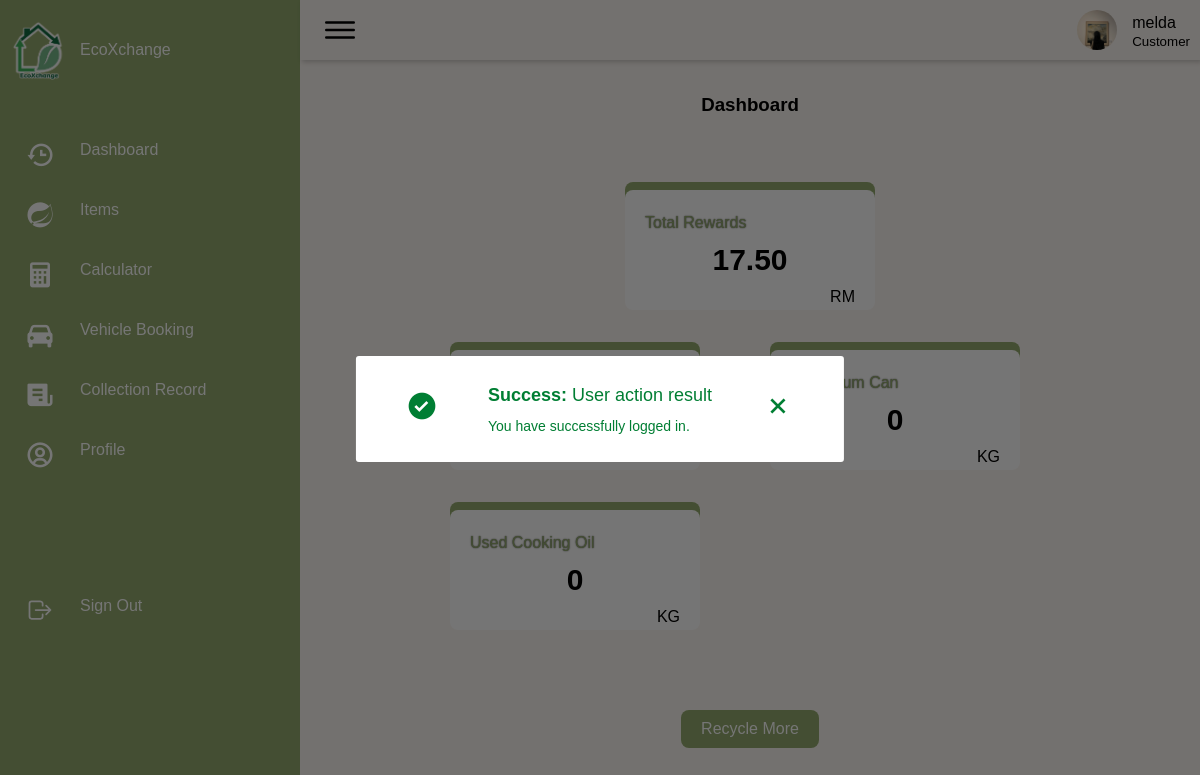
The app's page /EcoXchange/pages/dashboard-2.php?action=loginsuccess (signed in) with its own data.
### tables this page shows
CREATE TABLE `customer` (
  `cust_ID` varchar(10) NOT NULL,
  `cust_username` varchar(20) NOT NULL,
  `cust_password` varchar(128) NOT NULL,
  `cust_first_name` varchar(30) DEFAULT NULL,
  `cust_last_name` varchar(30) DEFAULT NULL,
  `cust_contact_no` varchar(12) DEFAULT NULL,
  `cust_email` varchar(30) NOT NULL,
  `cust_pict` varchar(255) NOT NULL,
  `bank_id` varchar(10) DEFAULT NULL
);

### EcoXchange/includes/fetchUserData.php (called while the page is built, shortened)
<?php
include("dbconn.php");
$username = $_SESSION['username'];
$role = $_SESSION['role'];
if ($role === 'Staff') {
    $sql = "SELECT * FROM staff WHERE staff_username = '$username'";
} elseif ($role === 'Customer') {
    $sql = "SELECT * FROM customer WHERE cust_username = '$username'";
} else {
    header("Location: ../pages/Login.php");
    exit();
}
$query = mysqli_query($dbconn, $sql) or die("Error: " . mysqli_error($dbconn));
$user = mysqli_fetch_assoc($query);
$id = $user["staff_ID"] ?? $user["cust_ID"];
$name = $user["staff_username"] ?? $user["cust_username"];
$image = $user["staff_pict"] ?? $user["cust_pict"];
?>

### EcoXchange/pages/dashboard-2.php (the view, shortened to what this page needs)
<?php
include('../includes/fetchUserData.php');
?>
<!DOCTYPE html>
<html>
<head>
    <link href="https://unpkg.com/boxicons@2.0.7/css/boxicons.min.css" rel="stylesheet" />
    <link rel="stylesheet" href="https://cdnjs.cloudflare.com/ajax/libs/font-awesome/4.7.0/css/font-awesome.min.css">
    <link rel="stylesheet" href="../style/SidebarUser.css">
    <link rel="stylesheet" href="../style/dashboard.css">
    <link rel="stylesheet" href="../style/alert.css">
</head>
<body>
<?php
      if(isset($_GET['action'])) {
        switch ($_GET['action']) {
            case 'loginsuccess':
                $message = 'You have successfully logged in.';
                $title = 'Success';
                $icon = 'bxs-check-circle';
                $alert_class = 'alert_success';
                break;
        }
        echo '
          <div class="alert_wrapper active1">
            <div class="alert_backdrop"></div>
            <div class="alert_inner">
                <div class="alert_item '.$alert_class.'">
                    <div class="icon data_icon">
                      <i class="bx '.$icon.'" ></i>
                    </div>
                    <div class="data">
                      <p class="title"><span>'.$title.':</span>
                        User action result
                      </p>
                      <p class="sub">'.$message.'</p>
                    </div>
                    <div class="icon close">
                      <i class="bx bx-x" ></i>
                    </div>
                </div>
            </div>
          </div>
        ';
      }
    ?>
    <div class="container">
        <?php include('sidebar-2.php'); ?>
        <div class="main">
            <?php include('header.php'); ?>
            <div class="content">
                <div class="nav-title"><h3>Dashboard</h3></div>
                <div class="in-content">
                    <?php
                    include("../includes/dbconn.php");
                    $sql = "SELECT
                                SUM(rewards) AS total_rewards,
                                SUM(bottle) AS total_bottle,
                                SUM(alCan) AS total_aluminum_can,
                                SUM(usedOil) AS total_used_oil
                            FROM (
                                SELECT
                                    b.book_ID,
                                    SUM(CASE WHEN cr.item_id = 'I004' THEN cr.collect_weight ELSE 0 END) AS bottle,
                                    SUM(CASE WHEN cr.item_id = 'I005' THEN cr.collect_weight ELSE 0 END) AS alCan,
                                    SUM(CASE WHEN cr.item_id = 'I008' THEN cr.collect_weight ELSE 0 END) AS usedOil,
                                    SUM(cr.total_amount) AS rewards
                                FROM
                                    booking b
                                    JOIN collection_record cr ON b.book_ID = cr.book_ID
                                WHERE
                                    b.cust_ID = ? AND cr.reward_status='success'
                                GROUP BY
                                    b.book_ID
                            ) AS subquery";
                    $stmt = mysqli_prepare($dbconn, $sql);
                    mysqli_stmt_bind_param($stmt, "s", $id);
                    mysqli_stmt_execute($stmt);
                    $result = mysqli_stmt_get_result($stmt);
                    $data = mysqli_fetch_assoc($result);
                    ?>
                    <div class="row1">
                        <div class="box1">
                            <p class="topic">Total Rewards</p>
                            <h2 class="values"><?php echo $data['total_rewards']; ?></h2>
                            <p class="unit">RM</p>
                        </div>
                    </div>
                    <div class="row2">
                        <div class="box1">
                            <p class="topic">Bottle</p>
                            <h2 class="values"><?php echo $data['total_bottle']; ?></h2>
                            <p class="unit">KG</p>
                        </div>
                        <div class="box1">
                            <p class="topic">Aluminium Can</p>
                            <h2 class="values"><?php echo $data['total_aluminum_can']; ?></h2>
                            <p class="unit">KG</p>
                        </div>
                        <div class="box1">
                            <p class="topic">Used Cooking Oil</p>
                            <h2 class="values"><?php echo $data['total_used_oil']; ?></h2>
                            <p class="unit">KG</p>
                        </div>
                    </div>
                    <div class="row3">
                        <button type="button" id="btnRecycle" class="btnRecycle">Recycle More</button>
                    </div>
                </div>
                </div>
             </div>
        </div>
</body>
</html>

### EcoXchange/pages/header.php
<div class="topbar">
    <div class="toggle">
        <ion-icon name="menu-outline"></ion-icon>
    </div>
    <div class="user">
        <img src="<?php echo $image; ?>" alt="profile picture">
        <div class="info">
            <p><?php echo $name; ?></p>
            <small><?php echo $role; ?></small>
        </div>
    </div>
</div>

### EcoXchange/style/SidebarUser.css (style rules this page uses)
* { font-family: "Ubuntu", sans-serif; margin: 0; padding: 0; box-sizing: border-box; }
body { min-height: 100vh; overflow-x: hidden; }
.container { position: relative; width: 100%; }
.main { position: absolute; width: calc(100% - 300px); left: 300px; min-height: 100vh; background: var(--background-color); transition: 0.5s; }
.topbar { width: 100%; height: 60px; display: flex; justify-content: space-between; align-items: center; padding: 0 10px; box-shadow: 2px 2px 5px rgba(0, 0, 0, 0.2); }
.toggle { position: relative; width: 60px; height: 60px; display: flex; justify-content: center; align-items: center; font-size: 2.5rem; cursor: pointer; }
.user { position: relative; display: flex; }
.user img { width: 40px; height: 40px; object-fit: cover; border-radius: 50%; cursor: pointer; }
.user .info { margin-left: 15px; height: 40px; }
.user p { margin-bottom: -8px; }
.user small { margin-top: -8px; }
.content { padding:20px; }

### EcoXchange/style/dashboard.css (style rules this page uses)
.in-content { margin:50px; }
.box1 { margin:20px; width: 250px; height:120px; padding:20px; background:white; border-radius: 8px; box-shadow: 0px -8px 0 0px var(--primary-color); }
.topic { color: var(--primary-color); text-shadow: 0px 0px 1.5px var(--dark-color); }
.values { text-align: center; font-size: 30px; }
.unit { text-align: right; }
.row1 { display: flex; justify-content: center; }
.row2 { display:grid; justify-content: center; grid-template-columns: repeat(auto-fit, minmax(150px,320px)); }
.row3 { margin-top:60px; display: flex; justify-content: center; align-items: center; }
.btnRecycle { color:var(--white-color); background-color: var(--primary-color); border: 0; padding:10px 20px; border-radius: 8px; font-size: var(--normal-font-size); cursor: pointer; }

### EcoXchange/style/alert.css (style rules this page uses)
.btn_grp .btn.btn_success, .alert_item.alert_success { background: var(--white-color); color: #007e33; }
.alert_wrapper { position: relative; width: 100%; height: 100%; z-index: 999; visibility: hidden; }
.alert_wrapper .alert_item { z-index: 3; position: fixed; top: -100%; left: 50%; transform: translate(-50%, -50%); display: flex; align-items: center; padding: 25px 50px; border-radius: 3px; transition: all 0.2s ease; }
.alert_wrapper .alert_item .data { margin: 0 50px; }
.alert_wrapper .alert_item .data .title { font-size: 18px; margin-bottom: 5px; }
.alert_wrapper .alert_item .data span { font-weight: 700; }
.alert_wrapper .alert_item .data .sub { font-size: 14px; font-weight: 100; }
.alert_wrapper .alert_item .icon { font-size: 32px; }
.alert_wrapper .alert_item .close { cursor: pointer; }
.alert_wrapper.active1 { visibility: visible; }
.alert_wrapper.active1 .alert_item { top: 50%; }

### EcoXchange/style/style.css (style rules this page uses)
:root { --background-color: #FBF6F1; --primary-color: #94AB6F; --dark-prim-color: #849B60; --secondary-color: #136B40; --white-color: #fff; --dark-color: #353535; --black-color: black; --text-grey: grey; --body-font: "Poppins", sans-serif, "Martel"; --biggest-font-size: 4.5rem; --h1-font-size: 2.5rem; --h2-font-size: 1.5rem; --h3-font-size: 1.25rem; --normal-font-size: 1rem; --small-font-size: 0.875rem; --smaller-font-size: 0.813rem; --font-medium: 400; --font-semi-bold: 600; --font-bold: 700; --mb-1: 0.5rem; --mb-2: 1rem; --mb-3: 1.5rem; --mb-4: 2rem; --mb-5: 2.5rem; --mb-6: 3rem; --z-normal: 1; --z-tooltip: 10; --z-fixed: 100; --screen-size: 80vh; --padding-size: 4rem 0 2rem; }
html { scroll-behavior: smooth; }
* { text-decoration: none; list-style: none; }
body { margin: var(--header-height) 0 0 0; font-family: var(--body-font); font-size: var(--normal-font-size); font-weight: var(--font-medium); background-color: var(--background-color); line-height: 1.6; }
h3 { text-align: center; font-weight: 600; margin: 10px 0; }

### records on screen
customer: cust_pict (picture), cust_username "melda"

### other values on screen
$title "Success"
$message "You have successfully logged in."
$role "Customer"
$data['total_rewards'] "17.50"
$data['total_aluminum_can'] "0"
$data['total_used_oil'] "0"
